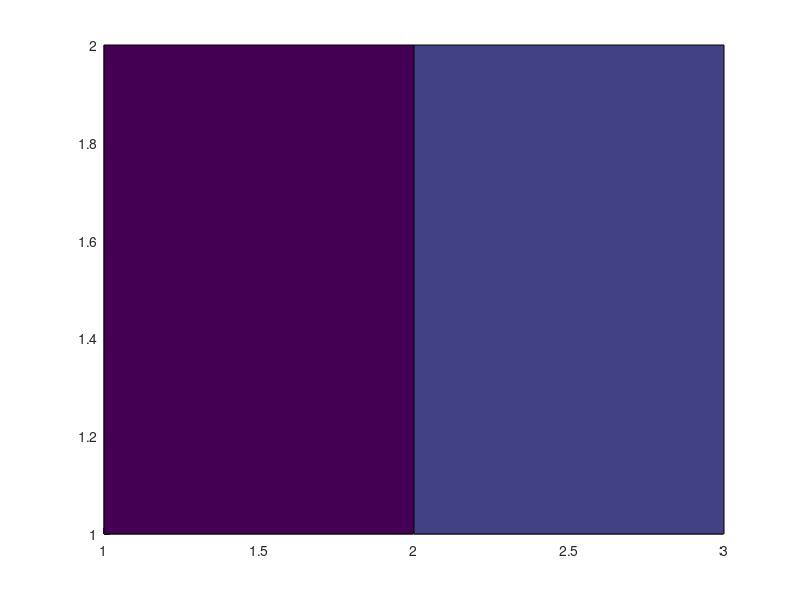

Reproduce this figure in MATLAB. (Note: this script raises an error after producing the figure.)
% record: -noFigureWindows
% Open item 314 (ADR 0361): what a plain surface, surf, mesh and pcolor read back when made from a
% matrix, a pair of vectors and a meshgrid pair (edge colour and width, positions counted from 1,
% the position and colour modes, the matrices kept, a mesh's lighting), and a patch's colour data
% while it is unset or set by values. Probe sf1 (agent V's scratch).
close all force

f = figure('Visible', 'off');
Z = [1 2 3; 4 5 6];
C = [6 5 4; 3 2 1];
[X, Y] = meshgrid(1:3, 10:11);
props = {'EdgeColor', 'FaceColor', 'LineWidth', 'XData', 'YData', 'ZData', 'CData', ...
    'XDataMode', 'YDataMode', 'CDataMode', 'FaceLighting', 'EdgeLighting'};
cla; dump('s_Z', surface(Z), props);
cla; dump('s_ZC', surface(Z, C), props);
cla; dump('s_XYZ', surface(X, Y, Z), props);
cla; dump('s_xyZ', surface(1:3, 10:11, Z), props);
cla; dump('s_XYZC', surface(X, Y, Z, C), props);
cla; dump('s_xyZC', surface(1:3, 10:11, Z, C), props);
cla; dump('s_Z_flat', surface(Z, 'EdgeColor', 'flat'), {'EdgeColor', 'LineWidth'});
cla; dump('s_Z_wide', surface(Z, 'LineWidth', 2), {'EdgeColor', 'LineWidth'});
cla; dump('surf_Z', surf(Z), props);
cla; dump('surf_XYZ', surf(X, Y, Z), props);
cla; dump('surf_xyZ', surf(1:3, 10:11, Z), props);
cla; dump('mesh_Z', mesh(Z), props);
cla; dump('mesh_xyZ', mesh(1:3, 10:11, Z), props);
cla; dump('pcolor_Z', pcolor(Z), props);
cla; dump('pcolor_xyZ', pcolor(1:3, 10:11, Z), props);
cla; dump('pcolor_XYZ', pcolor(X, Y, Z), props);

% A written vector puts a meshgrid surface's positions back to a vector.
cla; s = surf(X, Y, Z); s.XData = [5 6 7];
dump('surf_XYZ_written', s, {'XData', 'YData', 'XDataMode'});
% Heights of another size on counted positions count again from 1.
cla; s = surf(Z); s.ZData = magic(4);
dump('surf_Z_resized', s, {'XData', 'YData'});

pprops = {'FaceColor', 'CData', 'CDataMode', 'FaceVertexCData'};
cla; dump('p_r', patch([0 1 1], [0 0 1], 'r'), pprops);
cla; dump('p_rgb', patch([0 1 1], [0 0 1], [1 0 0]), pprops);
cla; dump('p_scalar', patch([0 1 1], [0 0 1], 5), pprops);
cla; dump('p_vert', patch([0 1 1], [0 0 1], [1; 2; 3]), pprops);
cla; dump('p_column', patch([0 1 1]', [0 0 1]', [0 0 1]'), pprops);
cla; dump('fill_r', fill([0 1 1], [0 0 1], 'r'), pprops);
close(f);

function dump(key, h, props)
for k = 1:numel(props)
    u9b_chk([key '_' props{k}], @() get(h, props{k}));
end
end
